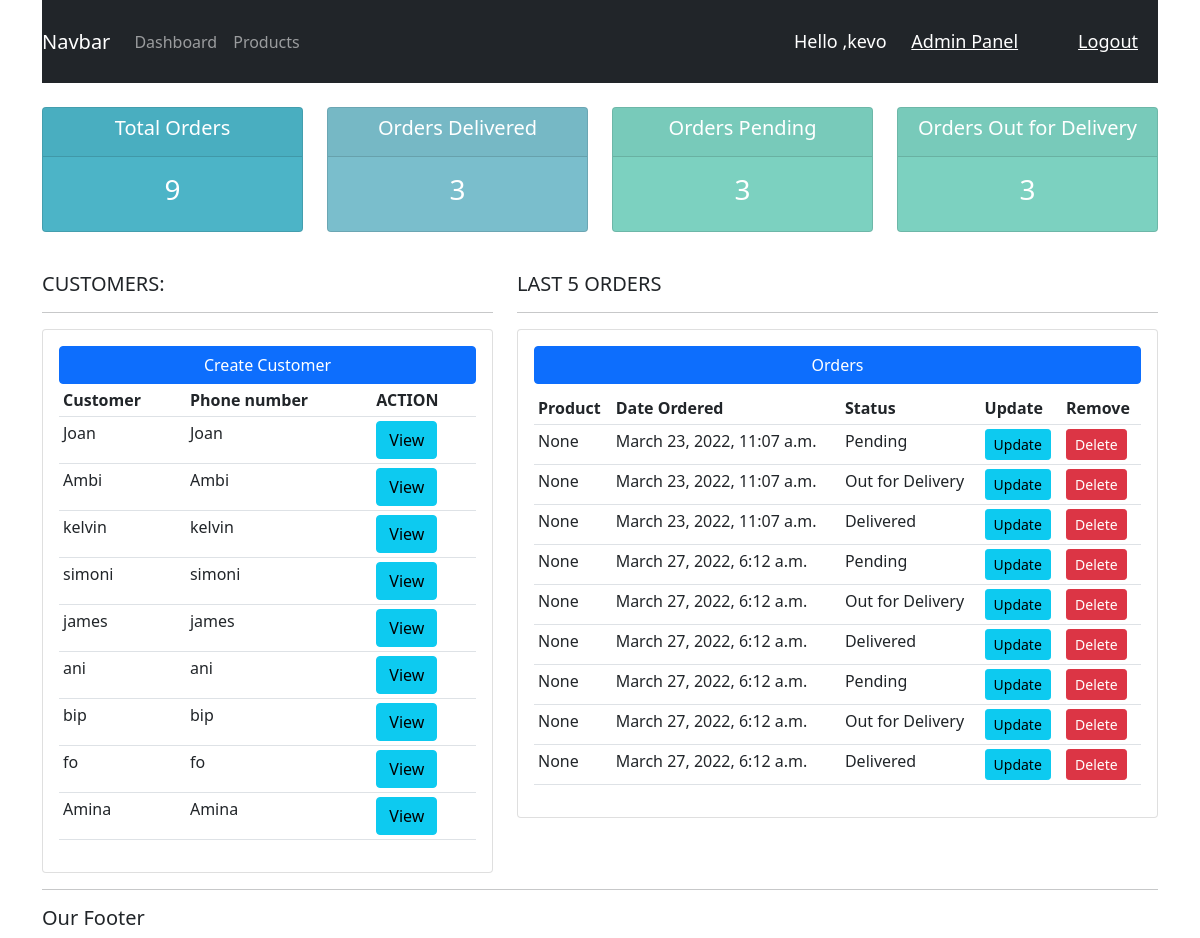
The app's page / (signed in) with its own data.
### accounts/models.py (models this page shows, shortened)
class Customer(models.Model):
    user = models.OneToOneField(User, null=True,blank=True, on_delete=models.CASCADE)
    name = models.CharField(max_length=200, null=True)
    phone = models.CharField(max_length=200, null=True)
    email = models.CharField(max_length=200, null=True)
    profilepic = models.ImageField(default='hsn.png',null=True, blank=True)
    date_created = models.DateTimeField(auto_now_add=True, null=True)
    def __str__(self):
        return str(self.user)

class Order(models.Model):
    STATUS = (
        ('Pending', 'Pending'),
        ('Out for Delivery', 'Out for Delivery'),
        ('Delivered', 'Delivered'),
    )
    customer = models.ForeignKey(Customer, null=True, on_delete=models.SET_NULL)
    product = models.ForeignKey(Product, null=True, on_delete=models.SET_NULL)
    date_created = models.DateTimeField(auto_now_add=True, null=True)
    status = models.CharField(max_length=200, null=True, choices=STATUS)

### accounts/decorators.py (the view)
    def wrapper_func(request, *args, **kwargs):
        group = None
        if request.user.groups.exists():
            group = request.user.groups.all()[0].name
        if group == 'customer':
            return redirect('accounts:userpage')
        else:
            return view_func(request, *args, **kwargs)

### accounts/views.py (called while the page is built)
@login_required(login_url='accounts:login')
@adminonly
def home(request):
    orders = Order.objects.all()
    customers = Customer.objects.all()
    total_orders = orders.count()
    total_customers = customers.count()
    delivered = orders.filter(status='Delivered').count()
    pending = orders.filter(status='Pending').count()
    outdelivery = orders.filter(status='Out for Delivery').count()
    context = {
        'orders': orders,
        'customers': customers,
        'pending': pending,
        'delivered': delivered,
        'total_orders': total_orders,
        'total_customers': total_customers,
        'outdelivery': outdelivery,
    }
    return render(request, 'accounts/dashboard.html', context)

### accounts/templates/accounts/dashboard.html (shortened to what this page needs)
{%extends 'accounts/partials/main.html'%}
{% block content %}
  {% include 'accounts/partials/status.html'%}
    <br>
    <div class="row">
        <div class=" col col-md-5">
           <h5>CUSTOMERS:</h5>
            <hr>
            <div class="card card-body">
                <a href="" class="btn btn-primary"> Create Customer</a>
                <table class="table table-sm">
                    <tr>
                        <th>Customer</th>
                        <th>Phone number</th>
                        <th>ACTION</th>
                    </tr>
                    {% for customer in customers %}
                    <tr>
                        <td>{{customer}}</td>
                        <td>{{customer}}</td>
                        <td><a class="btn btn-info" href="{% url 'accounts:customer' customer.id %}">View</a></td>
                    </tr>
                    {% endfor %}
                </table>
            </div>
        </div>
        <div class="col col-md-7">
            <h5>LAST 5 ORDERS</h5>
            <hr>
            <div class="card card-body">
                <h1 class="btn btn-primary">Orders </h1>
                <table id="product" class="table table-sm">
                    <tr>
                        <th>Product</th>
                        <th>Date Ordered</th>
                        <th>Status</th>
                        <th>Update</th>
                        <th>Remove</th>
                    </tr>
                    {% for order in orders %}
                    <tr>
                        <td>{{order.product}}</td>
                        <td>{{order.date_created}}</td>
                        <td>{{order.status}}</td>
                        <td><a class="btn btn-sm btn-info" href="{% url 'accounts:update_order' order.id %}">Update</a></td>
                        <td><a class="btn btn-sm btn-danger" href="{% url 'accounts:delete_order' order.id%}">Delete</a></td>
                    </tr>
                    {% endfor%}
                </table>
            </div>
        </div>
    </div>
{% endblock %}

### accounts/templates/accounts/partials/main.html (shortened to what this page needs)
{% load static %}
<!DOCTYPE html>
<html lang="en">
<head>
    <link href="{% static 'css/bootstrap.min.css' %}" rel="stylesheet">
    <link rel="stylesheet" type="text/css" href="{% static '/css/main.css' %}">
    <link rel="stylesheet" href="https://cdnjs.cloudflare.com/ajax/libs/twitter-bootstrap/5.0.1/css/bootstrap.min.css">
    <link rel="stylesheet" href="https://cdn.datatables.net/1.11.5/css/dataTables.bootstrap5.min.css">
</head>
<body>
<div class="container">
        {% include 'accounts/partials/navbar.html'%}
        {% block content%}
        {% endblock%}
    <hr>
    <h5>Our Footer</h5>
</div>
</body>
</html>

### accounts/templates/accounts/partials/navbar.html (shortened to what this page needs)
 {% load static %}
<nav class="navbar navbar-expand-lg navbar-dark bg-dark">
    <a class="navbar-brand" href="#">Navbar</a>
    <div class="collapse navbar-collapse" id="navbarNav">
      <ul class="navbar-nav">
       {% if request.user.is_staff %}
        <li class="nav-item active">
          <a class="nav-link" href="{% url 'accounts:home'%}">Dashboard </a>
        </li>
        <li class="nav-item">
          <a class="nav-link" href="{% url 'accounts:products'%}">Products</a>
        </li>
          {%else%}
          <li class="nav-item">
          <a class="nav-link" href="{% url 'accounts:account'%}">Settings</a>
        </li>
           {% endif %}
        </ul>
    </div>
      <span class="hello-msg"> Hello ,{{request.user}}
      {% if user.is_superuser%}
          <a href="{% url 'admin:index'%}" class="hello-msg">Admin Panel</a>
        {% endif%}
      </span>
      <span><a  class="hello-msg"  href="{% url 'accounts:logout'%}">Logout</a></span>
  </nav>

### accounts/templates/accounts/partials/status.html
    <br>
    <div class="row">
            <div class="col">
                <div class="card text-center text-white mb-3" id="total-orders">
                <div class="card-header">
                    <h5 class="card-title">Total Orders</h5>
                </div>
                <div class="card-body">
                    <h3 class="card-title">{{total_orders}}</h3>
                </div>
            </div>
            </div>
           <div class="col">
                <div class="card text-center text-white mb-3" id="orders-delivered">
                <div class="card-header">
                    <h5 class="card-title">Orders Delivered</h5>
                </div>
                <div class="card-body">
                    <h3 class="card-title">{{delivered}}</h3>
                </div>
            </div>
            </div>
           <div class="col">
                 <div class="card text-center text-white mb-3" id="orders-pending">
                <div class="card-header">
                    <h5 class="card-title">Orders Pending</h5>
                </div>
                <div class="card-body">
                    <h3 class="card-title">{{pending}}</h3>
                </div>
            </div>
            </div>
            <div class="col">
                <div class="card text-center text-white mb-3" id="ordersoutdelivery">
                    <div class="card-header">
                        <h5 class="card-title">Orders Out for Delivery</h5>
                    </div>
                <div class="card-body">
                    <h3 class="card-title">{{outdelivery}}</h3>
                </div>
                 </div>
            </div>
    </div>

### accounts/static/css/main.css (style rules this page uses)
body { background-color: #ebeff5; }
#total-orders { background-color: #4cb4c7; }
#orders-delivered { background-color: #7abecc; }
#orders-pending { background-color: #7CD1C0; }
#ordersoutdelivery { background-color: #7CD1C0; }

### accounts/templates/accounts/partials/navbar.html (style rules this page uses)
.hello-msg { font-size:18px; color : #fff; margin : 20px; }

### records on screen
Customer: user.username "Joan"
Customer: user.username "Ambi"
Customer: user.username "kelvin"
Customer: user.username "simoni"
Customer: user.username "james"
Customer: user.username "ani"
Customer: user.username "bip"
Customer: user.username "fo"
Customer: user.username "Amina"
Order: product "None", date_created "March 23, 2022, 11:07 a.m.", status "Pending"
Order: product "None", date_created "March 23, 2022, 11:07 a.m.", status "Out for Delivery"
Order: product "None", date_created "March 23, 2022, 11:07 a.m.", status "Delivered"
Order: product "None", date_created "March 27, 2022, 6:12 a.m.", status "Pending"
Order: product "None", date_created "March 27, 2022, 6:12 a.m.", status "Out for Delivery"
Order: product "None", date_created "March 27, 2022, 6:12 a.m.", status "Delivered"
Order: product "None", date_created "March 27, 2022, 6:12 a.m.", status "Pending"
Order: product "None", date_created "March 27, 2022, 6:12 a.m.", status "Out for Delivery"
Order: product "None", date_created "March 27, 2022, 6:12 a.m.", status "Delivered"

### other values on screen
{{ request.user }} "kevo"
{{ total_orders }} "9"
{{ delivered }} "3"
{{ pending }} "3"
{{ outdelivery }} "3"
